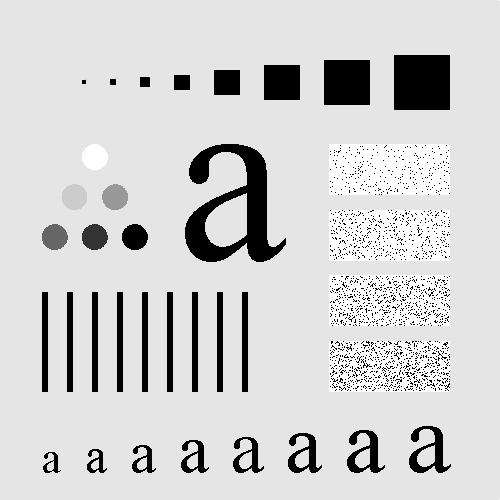
%> input picture Lab 2/l2/l2/Pic1.jpg, 500 x 500 px
$ octave --eval "task7__;"   (GNU Octave 9; MATLAB toolbox functions it lacks are replaced by stand-ins)
%> lines starting %> are read from the running program, lines starting %| are printed output that depends on the picture
### Lab 2/l2/l2/paddedsize.m
function PQ = paddedsize(AB, CD, PARAM)
%PADDEDSIZE Computes padded sizes useful for FFT-based filtering.
%   PQ = PADDEDSIZE(AB), where AB is a two-element size vector,
%   computes the two-element size vector PQ = 2*AB.
%
%   PQ = PADDEDSIZE(AB, 'PWR2') computes the vector PQ such that
%   PQ(1) = PQ(2) = 2^nextpow2(2*m), where m is MAX(AB).
%
%   PQ = PADDEDSIZE(AB, CD), where AB and CD are two-element size
%   vectors, computes the two-element size vector PQ.  The elements
%   of PQ are the smallest even integers greater than or equal to
%   AB + CD - 1.
%
%   PQ = PADDEDSIZE(AB, CD, 'PWR2') computes the vector PQ such that
%   PQ(1) = PQ(2) = 2^nextpow2(2*m), where m is MAX([AB CD]).

%   Copyright 2002-2004 R. C. Gonzalez, R. E. Woods, & S. L. Eddins
%   Digital Image Processing Using MATLAB, Prentice-Hall, 2004
%   $Revision: 1.5 $  $Date: 2003/08/25 14:28:22 $

if nargin == 1
   PQ  = 2 * AB;
elseif nargin == 2 && ~ischar(CD)
   PQ = AB + CD - 1;
   PQ = 2 * ceil(PQ / 2);
elseif nargin == 2
   m = max(AB); % Maximum dimension.

   % Find power-of-2 at least twice m.
   P = 2 ^ nextpow2(2 * m);
   PQ = [P, P];
elseif nargin == 3
   m = max([AB CD]); % Maximum dimension.
   P = 2 ^ nextpow2(2 * m);
   PQ = [P, P];
else
   error('Wrong number of inputs.')
end

### Lab 2/l2/l2/task7__.m
function [ ] = task7__()

file = imread('Pic1.jpg');
%> file is the input picture: size 500x500 uint8; min 0, max 255, mean 207.4
PQ = paddedsize(size(file));
%> PQ = [1000 1000]
F = fft2(file, PQ(1), PQ(2));
H = -(PQ(1).^2 + PQ(2).^2);
%> H = -2000000
G = H .* F;
g = real(ifft2(G));
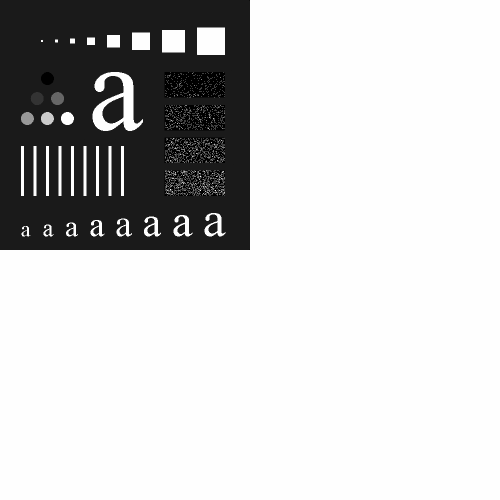
%> g: size 1000x1000 double (shown at 1/2 size); min -510000000, max 3.75e-07, mean -103681740; drawn with min black and max white
g = g(1:size(file, 1), 1:size(file, 2));
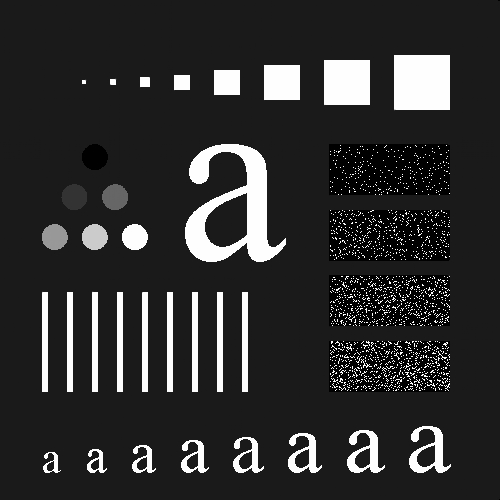
%> g: size 500x500 double; min -510000000, max 3.75e-07, mean -414726960; drawn with min black and max white

subplot(121);
imshow(file);
subplot(122);
imshow(double(g/256));

end
